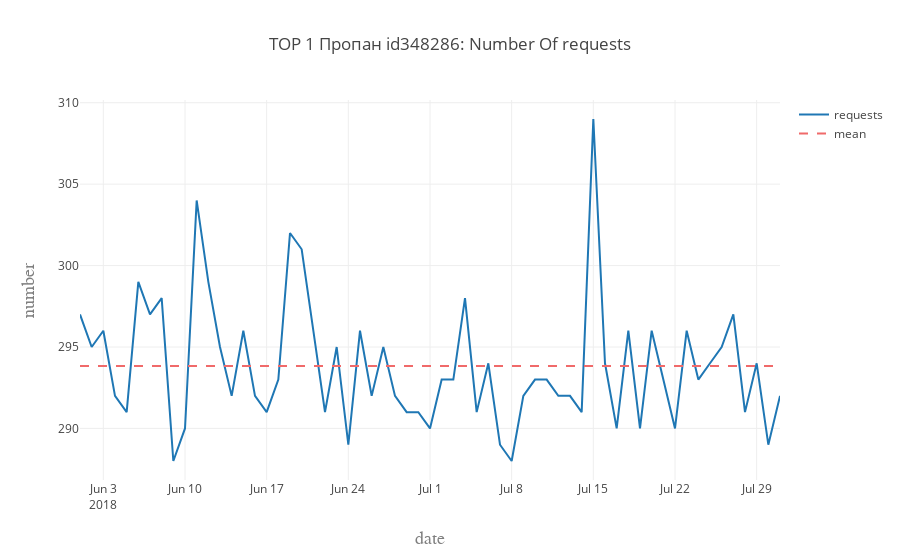

Notebook source saved alongside this figure:
### Code cell
trace1 = go.Scatter(
    x=ds_pd.index,
    y=ds_pd['requests'],
    name='requests'
)

trace2 = go.Scatter(
    x=ds_pd.index,
    y=[ds_pd['requests'].mean()]*len(ds_pd.index),
    name='mean',
    line=dict(color='#F06A6A', dash='dash')
)

data = [trace1,trace2]

layout = go.Layout(
    title= 'TOP 1 '+ fnl_pd.loc[min_var].title + ' id' +  min_var + ': Number Of requests',
    xaxis=dict(
        title='date',
        titlefont=dict(
            family='Courier New, monospace',
            size=18,
            color='#7f7f7f'
        )
    ),
    yaxis=dict(
        title='number',
        titlefont=dict(
            family='Courier New, monospace',
            size=18,
            color='#7f7f7f'
        )
    )
)

fig = go.Figure(data=data, layout=layout)
plot = iplot(fig)

### Figure 1 — Plotly figure (JSON) as saved in the notebook; plotly's stock layout.template omitted (floating-point values rounded to 4 significant figures)
{"data": [{"name": "requests", "type": "scatter", "x": ["2018-06-01", "2018-06-02", "2018-06-03", "2018-06-04", "2018-06-05", "2018-06-06", "2018-06-07", "2018-06-08", "2018-06-09", "2018-06-10", "2018-06-11", "2018-06-12", "2018-06-13", "2018-06-14", "2018-06-15", "2018-06-16", "2018-06-17", "2018-06-18", "2018-06-19", "2018-06-20", "2018-06-21", "2018-06-22", "2018-06-23", "2018-06-24", "2018-06-25", "2018-06-26", "2018-06-27", "2018-06-28", "2018-06-29", "2018-06-30", "2018-07-01", "2018-07-02", "2018-07-03", "2018-07-04", "2018-07-05", "2018-07-06", "2018-07-07", "2018-07-08", "2018-07-09", "2018-07-10", "2018-07-11", "2018-07-12", "2018-07-13", "2018-07-14", "2018-07-15", "2018-07-16", "2018-07-17", "2018-07-18", "2018-07-19", "2018-07-20", "2018-07-21", "2018-07-22", "2018-07-23", "2018-07-24", "2018-07-25", "2018-07-26", "2018-07-27", "2018-07-28", "2018-07-29", "2018-07-30", "2018-07-31"], "y": [297, 295, 296, 292, 291, 299, 297, 298, 288, 290, 304, 299, 295, 292, 296, 292, 291, 293, 302, 301, 296, 291, 295, 289, 296, 292, 295, 292, 291, 291, 290, 293, 293, 298, 291, 294, 289, 288, 292, 293, 293, 292, 292, 291, 309, 294, 290, 296, 290, 296, 293, 290, 296, 293, 294, 295, 297, 291, 294, 289, 292]}, {"line": {"color": "#F06A6A", "dash": "dash"}, "name": "mean", "type": "scatter", "x": ["2018-06-01", "2018-06-02", "2018-06-03", "2018-06-04", "2018-06-05", "2018-06-06", "2018-06-07", "2018-06-08", "2018-06-09", "2018-06-10", "2018-06-11", "2018-06-12", "2018-06-13", "2018-06-14", "2018-06-15", "2018-06-16", "2018-06-17", "2018-06-18", "2018-06-19", "2018-06-20", "2018-06-21", "2018-06-22", "2018-06-23", "2018-06-24", "2018-06-25", "2018-06-26", "2018-06-27", "2018-06-28", "2018-06-29", "2018-06-30", "2018-07-01", "2018-07-02", "2018-07-03", "2018-07-04", "2018-07-05", "2018-07-06", "2018-07-07", "2018-07-08", "2018-07-09", "2018-07-10", "2018-07-11", "2018-07-12", "2018-07-13", "2018-07-14", "2018-07-15", "2018-07-16", "2018-07-17", "2018-07-18", "2018-07-19", "2018-07-20", "2018-07-21", "2018-07-22", "2018-07-23", "2018-07-24", "2018-07-25", "2018-07-26", "2018-07-27", "2018-07-28", "2018-07-29", "2018-07-30", "2018-07-31"], "y": [293.8, 293.8, 293.8, 293.8, 293.8, 293.8, 293.8, 293.8, 293.8, 293.8, 293.8, 293.8, 293.8, 293.8, 293.8, 293.8, 293.8, 293.8, 293.8, 293.8, 293.8, 293.8, 293.8, 293.8, 293.8, 293.8, 293.8, 293.8, 293.8, 293.8, 293.8, 293.8, 293.8, 293.8, 293.8, 293.8, 293.8, 293.8, 293.8, 293.8, 293.8, 293.8, 293.8, 293.8, 293.8, 293.8, 293.8, 293.8, 293.8, 293.8, 293.8, 293.8, 293.8, 293.8, 293.8, 293.8, 293.8, 293.8, 293.8, 293.8, 293.8]}], "layout": {"title": "TOP 1 Пропан id348286: Number Of requests", "xaxis": {"title": "date", "titlefont": {"color": "#7f7f7f", "family": "Courier New, monospace", "size": 18}}, "yaxis": {"title": "number", "titlefont": {"color": "#7f7f7f", "family": "Courier New, monospace", "size": 18}}}}
